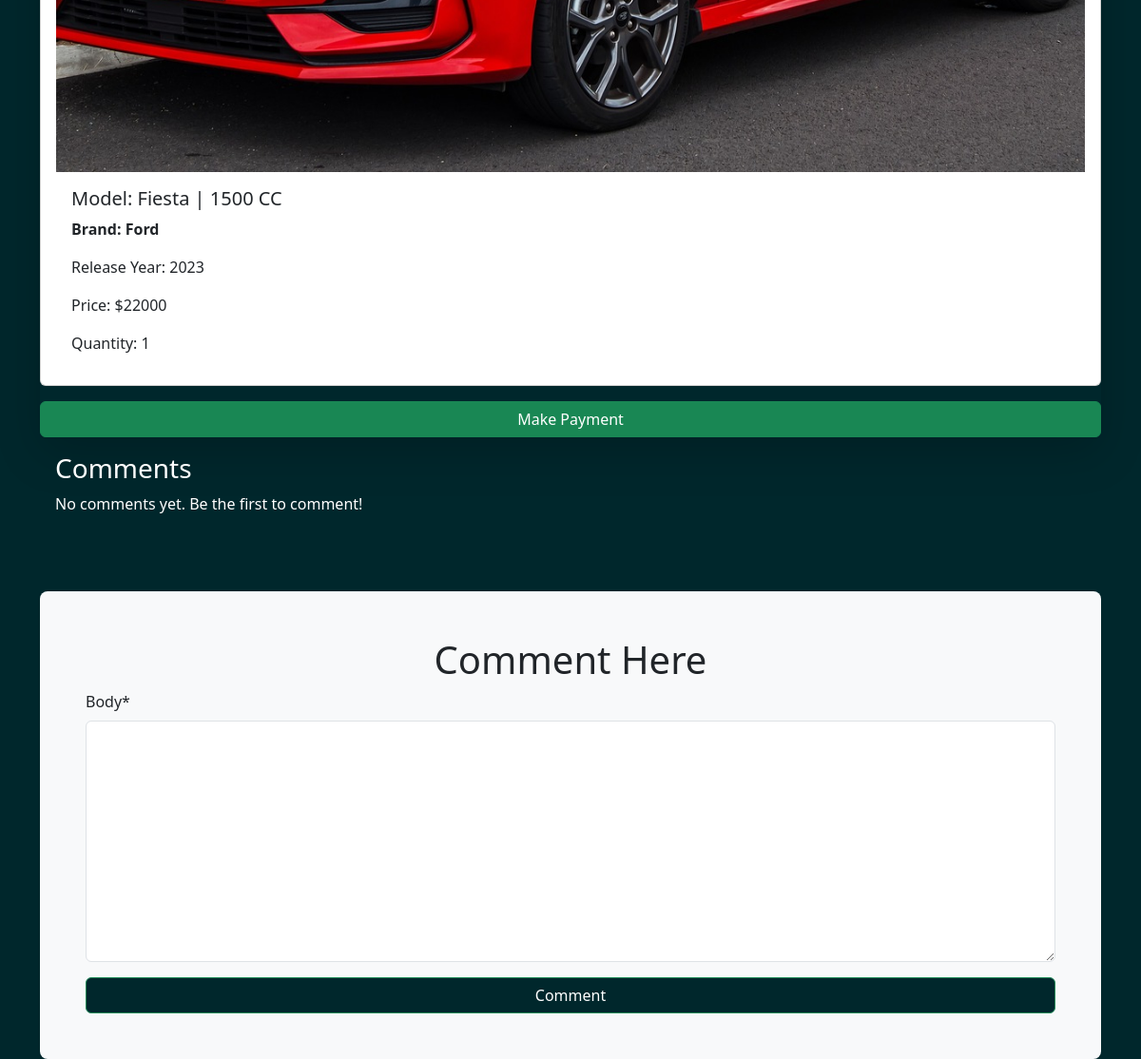
The page /car/6/ (signed in, lower part) on the database as committed earlier.
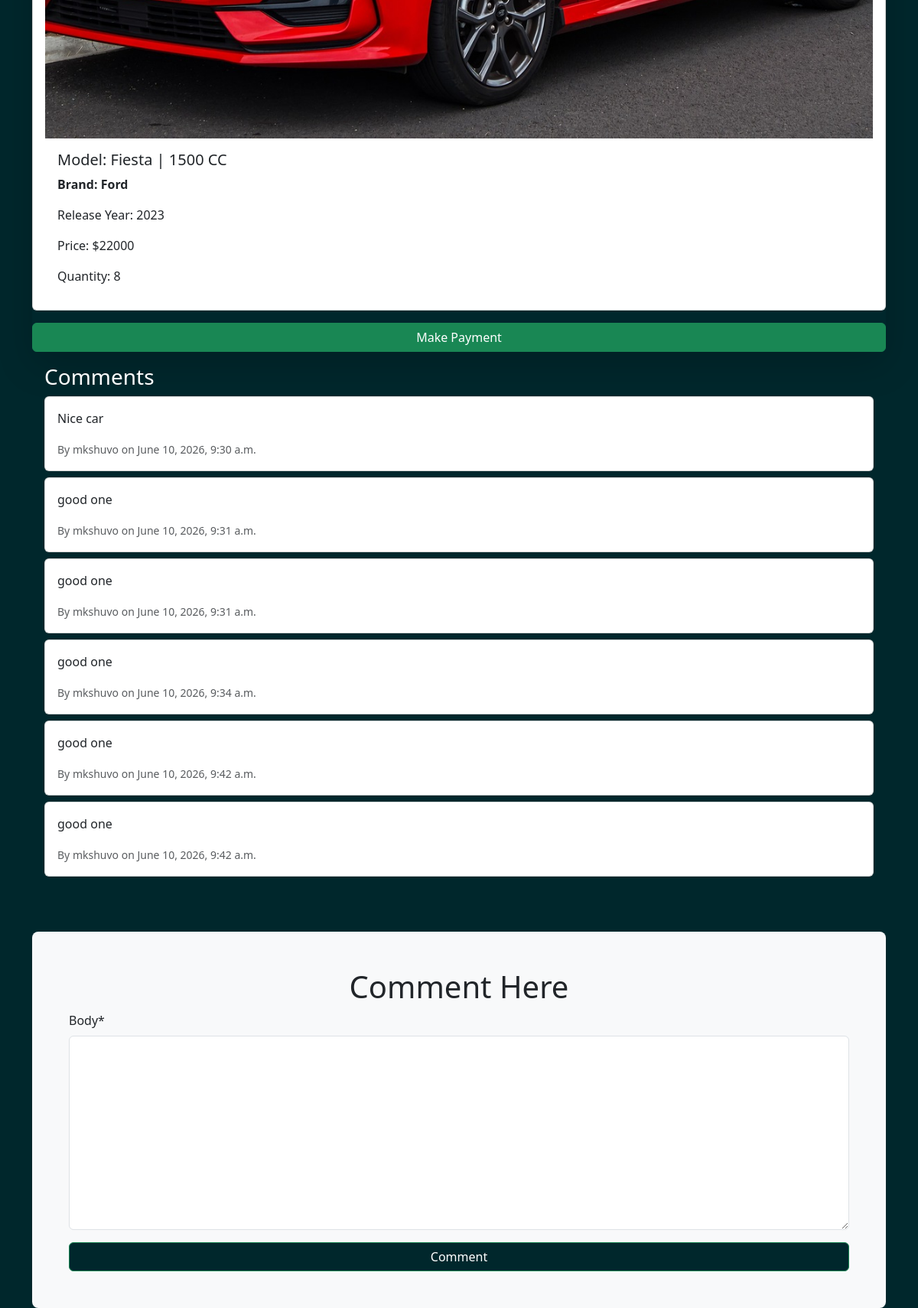
The same page on the database as committed later.
### car/models.py (models this page shows, shortened)
class Car(models.Model):
    brand = models.ForeignKey(Brand, on_delete=models.CASCADE)
    image = models.ImageField(upload_to="cars/", blank=True, null=True)
    model_name = models.CharField(max_length=150)
    cc = models.IntegerField()
    release_year = models.IntegerField()
    quantity=models.IntegerField(default=1)
    price=models.IntegerField()

class Comment(models.Model):
    user=models.ForeignKey(User,on_delete=models.CASCADE)
    car=models.ForeignKey(Car,on_delete=models.CASCADE)
    body=models.TextField()
    time=models.DateTimeField(auto_now_add=True)

### brand/models.py (models this page shows, shortened)
class Brand(models.Model):
    name = models.CharField(max_length=150)
    founder = models.CharField(max_length=150)
    founded = models.DateField()

### car/views.py (the view, shortened to what this page needs)
# urls.py: path("<int:pk>/",views.CarDetailView.as_view(), name='car_details'),
class CarDetailView(LoginRequiredMixin,DetailView):
    model=Car
    template_name='car/car_details.html'
    context_object_name="car"
    def get_context_data(self,**kwargs):
        context=super().get_context_data(**kwargs)
        context['comment_form']=CommentForm()
        context['comments']=Comment.objects.filter(car=self.object)
        return context

### car/forms.py
class CommentForm(forms.ModelForm):
    class Meta:
        model = Comment
        fields = ["body"]

### car/templates/car/car_details.html (shortened to what this page needs)
{% extends 'base.html' %}
{% load static %}
{% load crispy_forms_tags %}
{% block content %}
<div class="container justify-content-center align-items-center">
    <form action="{% url "ordercar"  car.pk %}" method="POST" class=" shadow shadow-lg rounded-3  ">
        <div class="card mb-3 p-3">
            <img class="card-img-top" src="{{car.image.url}}"  alt="Card image cap">
            <div class="card-body">
                <h5 class="card-title">Model: {{car.model_name}} | {{car.cc}} CC</h5>
                <p class="card-text fw-bold">Brand: {{car.brand.name}} </p>
                <p class="card-text">Release Year: {{car.release_year}}</p>
                <p class="card-text">Price: ${{car.price}}</p>
                <p class="card-text">Quantity: {{car.quantity}}</p>
            </div>
        </div>
        {% if car.quantity <= 0 %}
        <button disabled class="btn btn-secondary w-100">
            Stock Out
        </button>
        {% else %}
        <button type="submit" class="btn btn-success w-100 "  class="w-100">Make Payment</button>
        {% endif %}
    </form>
    <div class="row p-3">
        <div class="col">
            <h3 class="text-white">Comments</h3>
            {% for comment in comments %}
            <div class="card mb-2">
                <div class="card-body">
                    <p class="card-text ">{{ comment.body }}</p>
                    <p class="card-text "><small class="text-muted">By {{ comment.user.username }} on {{ comment.time }}</small></p>
                </div>
            </div>
            {% empty %}
            <p class="text-white">No comments yet. Be the first to comment!</p>
            {% endfor %}
        </div>
    </div>
    <div class=" bg-light p-5  rounded-3 mt-5 ">
        <h1 class=" text-center"> Comment Here</h1>
        <form  method="POST">
            {{ comment_form | crispy }}
            <button  class="btn btn-success w-100 "  style="background-color:  #00272c; " type="submit" class="w-100">Comment</button>
        </form>
    </div>
</div>
{% endblock %}

Rows that differ between the two databases and show on the page:
changed Car "Fiesta": quantity "1" → "8"
added Comment: body "Nice car", user.username "mkshuvo", time "June 10, 2026, 9:30 a.m."
added Comment: body "good one", user.username "mkshuvo", time "June 10, 2026, 9:31 a.m."
added Comment: body "good one", user.username "mkshuvo", time "June 10, 2026, 9:31 a.m."
added Comment: body "good one", user.username "mkshuvo", time "June 10, 2026, 9:34 a.m."
added Comment: body "good one", user.username "mkshuvo", time "June 10, 2026, 9:42 a.m."
added Comment: body "good one", user.username "mkshuvo", time "June 10, 2026, 9:42 a.m."
Other text that changed with them:
text no longer shown: "No comments yet. Be the first to comment!"
